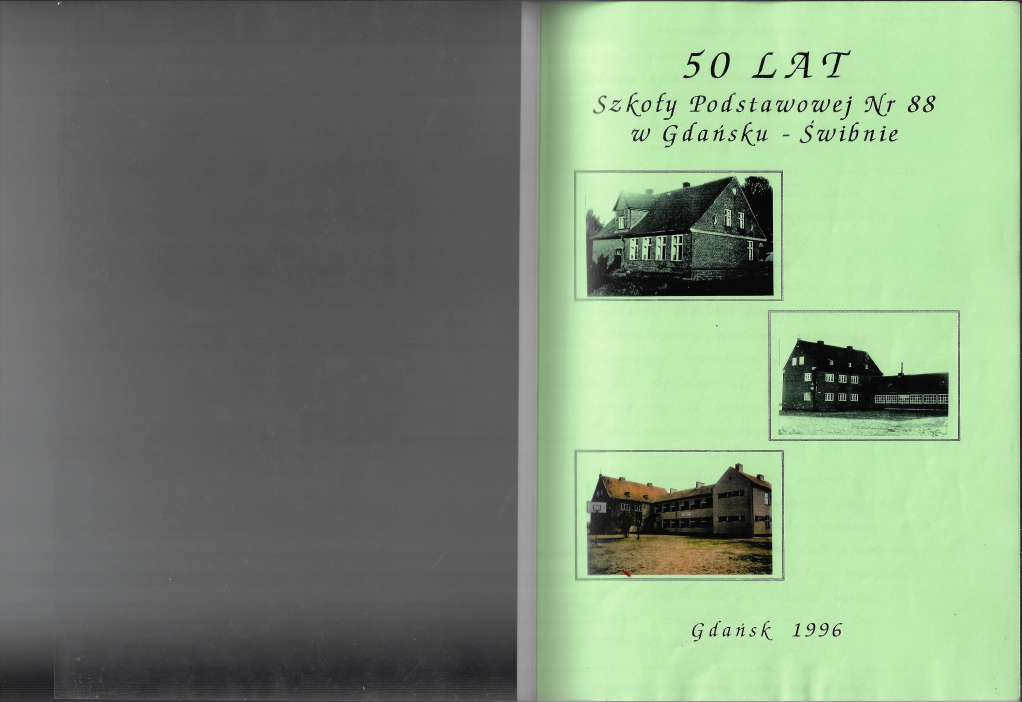
#> input picture img/big/50-lecie/kronika_50_lecie_1.webp, 5109 x 3507 px (shown at 1/5 size); its folder holds 4 pictures in this run
$ python thumb_generator.py
#> lines starting #> are read from the running program, lines starting #| are printed output that depends on the picture
from PIL import Image, ImageOps
from pathlib import Path

input_dir = Path("img/big/50-lecie")
output_dir = Path("img/thumbs/50-lecie")

output_dir.mkdir(parents=True, exist_ok=True)

for image_path in input_dir.iterdir():

    if image_path.suffix.lower() not in [".jpg", ".jpeg", ".png", ".webp"]:
        continue

    img = Image.open(image_path)
#> img is the input picture: PIL image 5109x3507 RGB; mean R, G, B 126.4, 143.7, 120.7

    # auto orientacja EXIF
    img = ImageOps.exif_transpose(img)

    # resize
    img.thumbnail((400, 400))
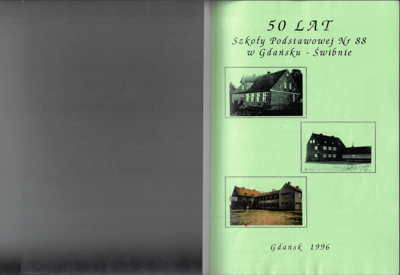
#> img: PIL image 400x275 RGB; mean R, G, B 126.4, 143.7, 120.7

    output_path = output_dir / f"{image_path.stem}.webp"

    img.save(
        output_path,
        "WEBP",
        quality=50,
        method=6
    )

    print("Done:", output_path)
#> pass 2 of the loop `for image_path in input_dir.iterdir():`:
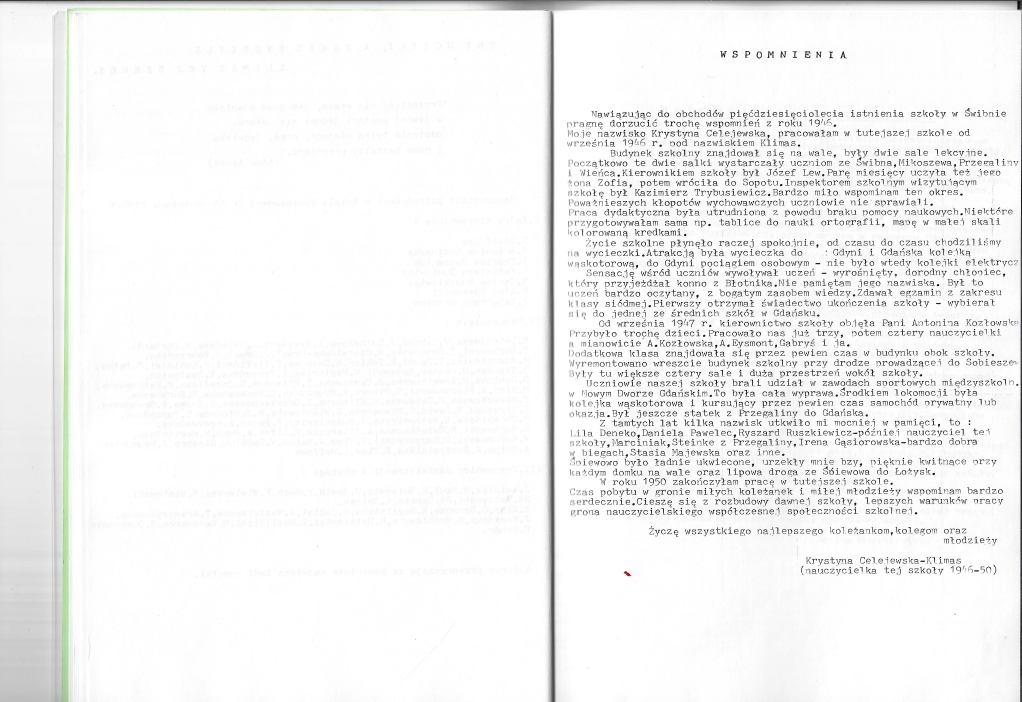
#> input picture img/big/50-lecie/kronika_50_lecie_10.webp, 5109 x 3507 px (shown at 1/5 size)
#> img is the input picture: PIL image 5109x3507 RGB; mean R, G, B 243.3, 243.4, 243.2
#> `img.thumbnail((400, 400))`:
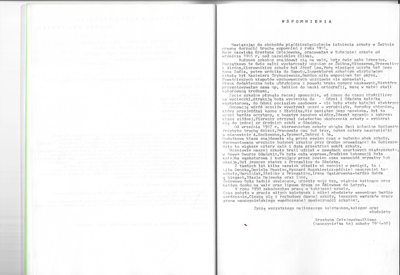
#> img: PIL image 400x275 RGB; mean R, G, B 243.3, 243.4, 243.2
#> pass 3 of the loop `for image_path in input_dir.iterdir():`:
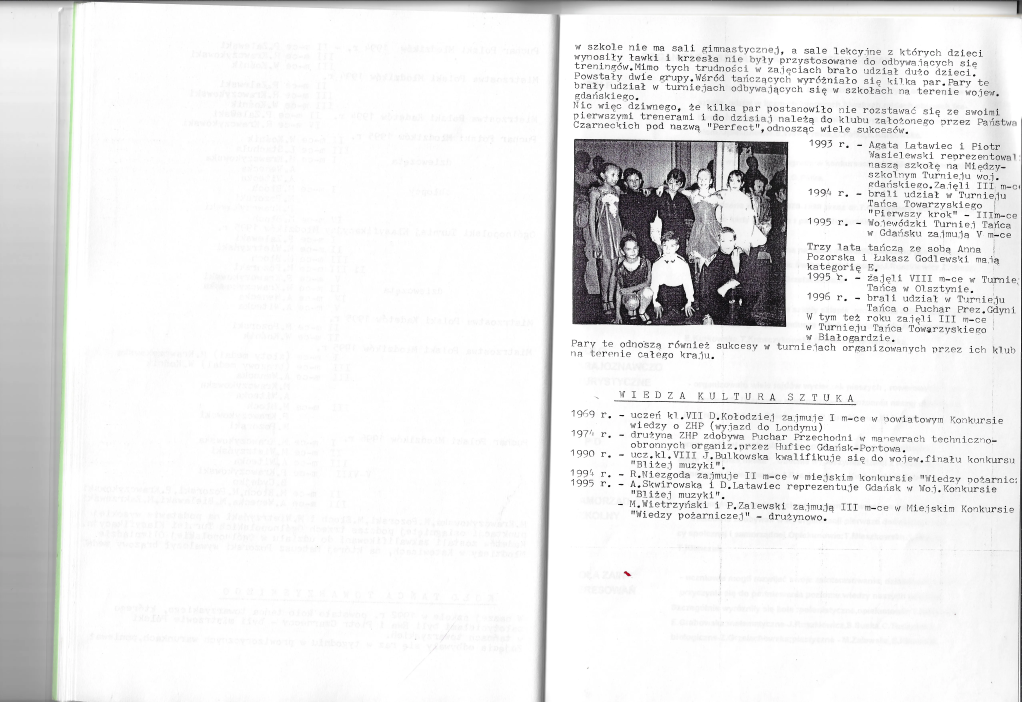
#> input picture img/big/50-lecie/kronika_50_lecie_14.webp, 5109 x 3507 px (shown at 1/5 size)
#> img is the input picture: PIL image 5109x3507 RGB; mean R, G, B 234.9, 234.8, 234.9
#> `img.thumbnail((400, 400))`:
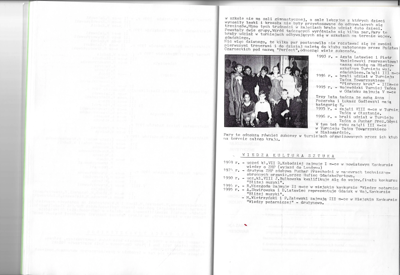
#> img: PIL image 400x275 RGB; mean R, G, B 234.9, 234.8, 234.9
#> the loop made 4 passes; the first 3 are shown
